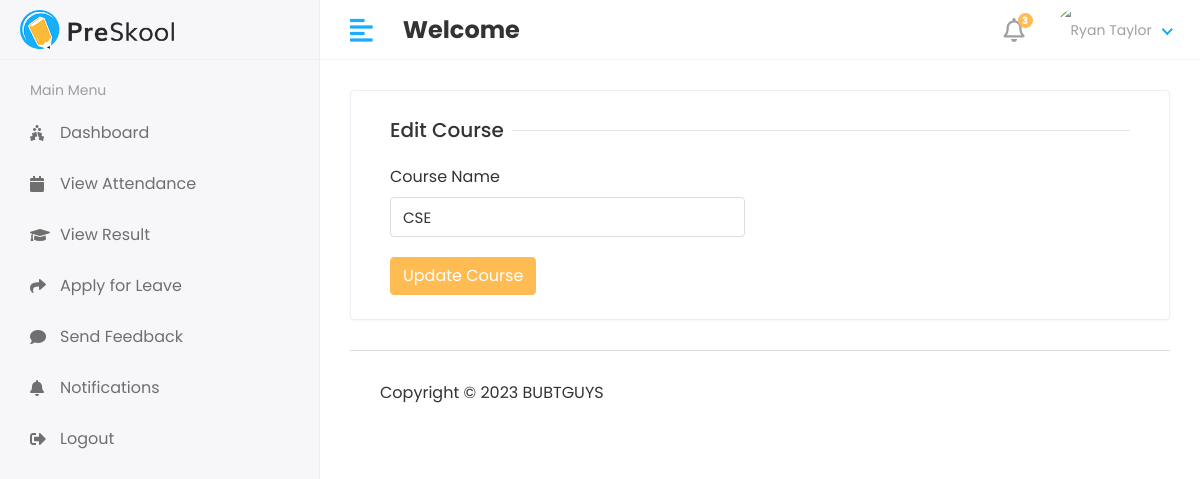
The page /admin1/course/edit/2 on the database as committed earlier.
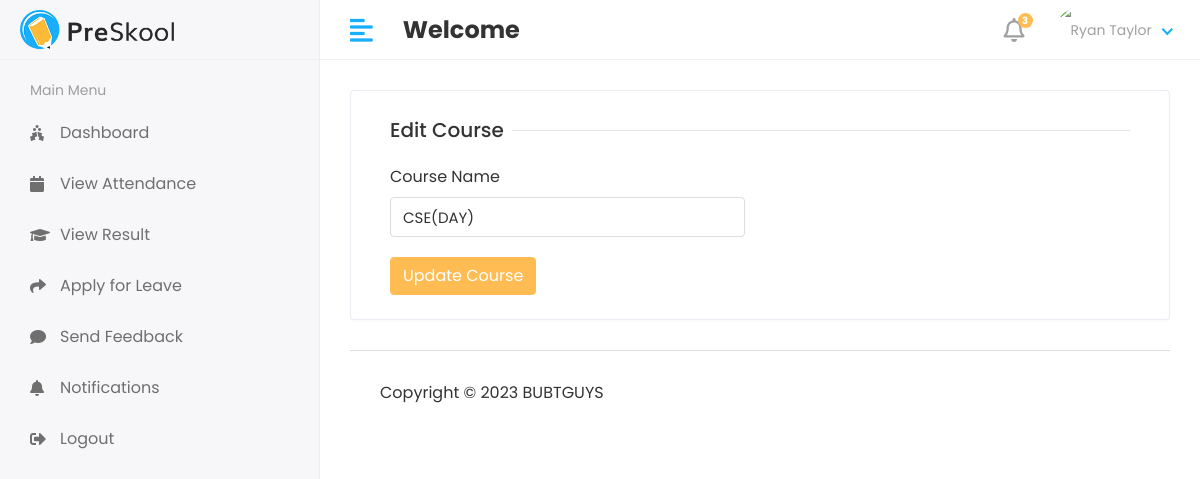
The same page on the database as committed later.
### app/models.py (models this page shows, shortened)
class Course(models.Model):
    name=models.CharField(max_length=100)
    created_at=models.DateTimeField(auto_now_add=True)
    updated_at = models.DateTimeField(auto_now=True)

### ticket/admin1.py (the view)
# urls.py: path('admin1/course/edit/<str:id>',admin1.EDIT_COURSE,name='edit_course'),
def EDIT_COURSE(request,id):
    course=Course.objects.get(id=id)
    context={
        'course':course
    }
    return render(request,'admin1/edit_course.html',context)

### templates/admin1/edit_course.html (shortened to what this page needs)
{% extends 'base.html' %}
{% block content %}
 <div class="row">
                  <div class="col-sm-12">
                     <div class="card">
                        <div class="card-body">
                           <form method="post" action="{% url 'update_course' %}" >
                                 <div class="col-12">
                                    <h5 class="form-title"><span>Edit Course</span></h5>
                                 </div>
                                 <div class="col-12 col-sm-6">
                                    <div class="form-group">
                                       <label>Course Name</label>
                                       <input type="text" class="form-control" name="name" value="{{course.name}}">
                                    </div>
                                 </div>
                                 <div class="col-12">
                                    <button type="submit" class="btn btn-primary">Update Course</button>
                                 </div>
                           </form>
                        </div>
                     </div>
                  </div>
               </div>
{% endblock %}

Rows that differ between the two databases and show on the page:
changed Course: name "CSE" → "CSE(DAY)"
